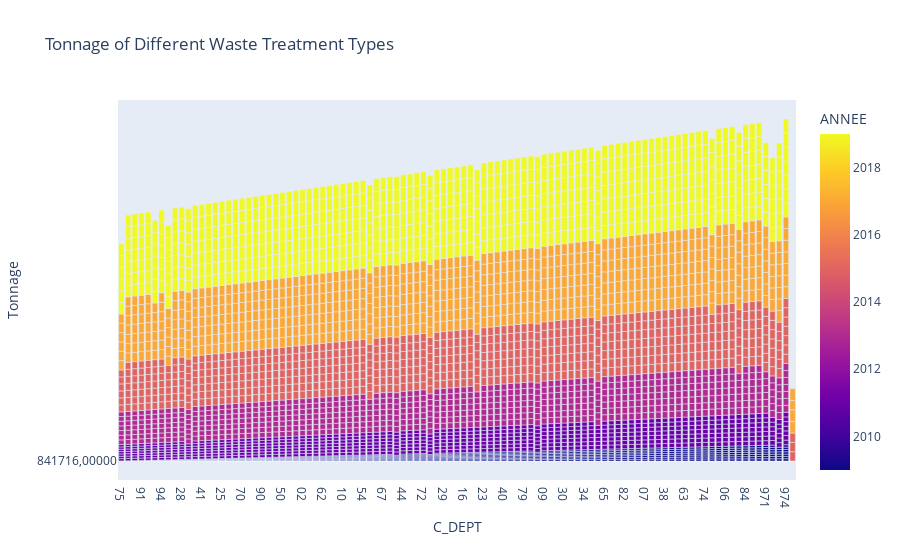

Notebook cell for this chart:
### Markdown cell above
#### Visualisation du tonnage Francais par département par année

### Code cell
fig = px.bar(
    df_tonnage,
    x="C_DEPT",
    y="TONNAGE_DMA_T",
    color="ANNEE",
    title="Tonnage of Different Waste Treatment Types",
    labels={"L_TYP_REG_DECHET": "Waste Treatment Type", "TONNAGE_DMA_T": "Tonnage"},
    hover_data=["C_DEPT", "L_REGION"],
    barmode="group",
)

fig.show()

### Figure 1 — Plotly figure (JSON) as saved in the notebook; plotly's stock layout.template omitted (floating-point values rounded to 4 significant figures; data arrays with more than 128 entries replaced by an {"elided": "..."} marker saying what was removed)
{"data": [{"alignmentgroup": "True", "customdata": {"elided": "4181x1 str values"}, "hovertemplate": "C_DEPT=%{x}<br>Tonnage=%{y}<br>L_REGION=%{customdata[0]}<br>ANNEE=%{marker.color}<extra></extra>", "legendgroup": "", "marker": {"color": {"elided": "4181 int values"}, "coloraxis": "coloraxis", "pattern": {"shape": ""}}, "name": "", "offsetgroup": "", "orientation": "v", "showlegend": false, "textposition": "auto", "type": "bar", "x": {"elided": "4181 str values"}, "xaxis": "x", "y": {"elided": "4181 str values"}, "yaxis": "y"}], "layout": {"barmode": "group", "coloraxis": {"colorbar": {"title": {"text": "ANNEE"}}, "colorscale": [[0, "#0d0887"], [0.1111, "#46039f"], [0.2222, "#7201a8"], [0.3333, "#9c179e"], [0.4444, "#bd3786"], [0.5556, "#d8576b"], [0.6667, "#ed7953"], [0.7778, "#fb9f3a"], [0.8889, "#fdca26"], [1, "#f0f921"]]}, "legend": {"tracegroupgap": 0}, "title": {"text": "Tonnage of Different Waste Treatment Types"}, "xaxis": {"anchor": "y", "domain": [0, 1], "title": {"text": "C_DEPT"}}, "yaxis": {"anchor": "x", "domain": [0, 1], "title": {"text": "Tonnage"}}}}
